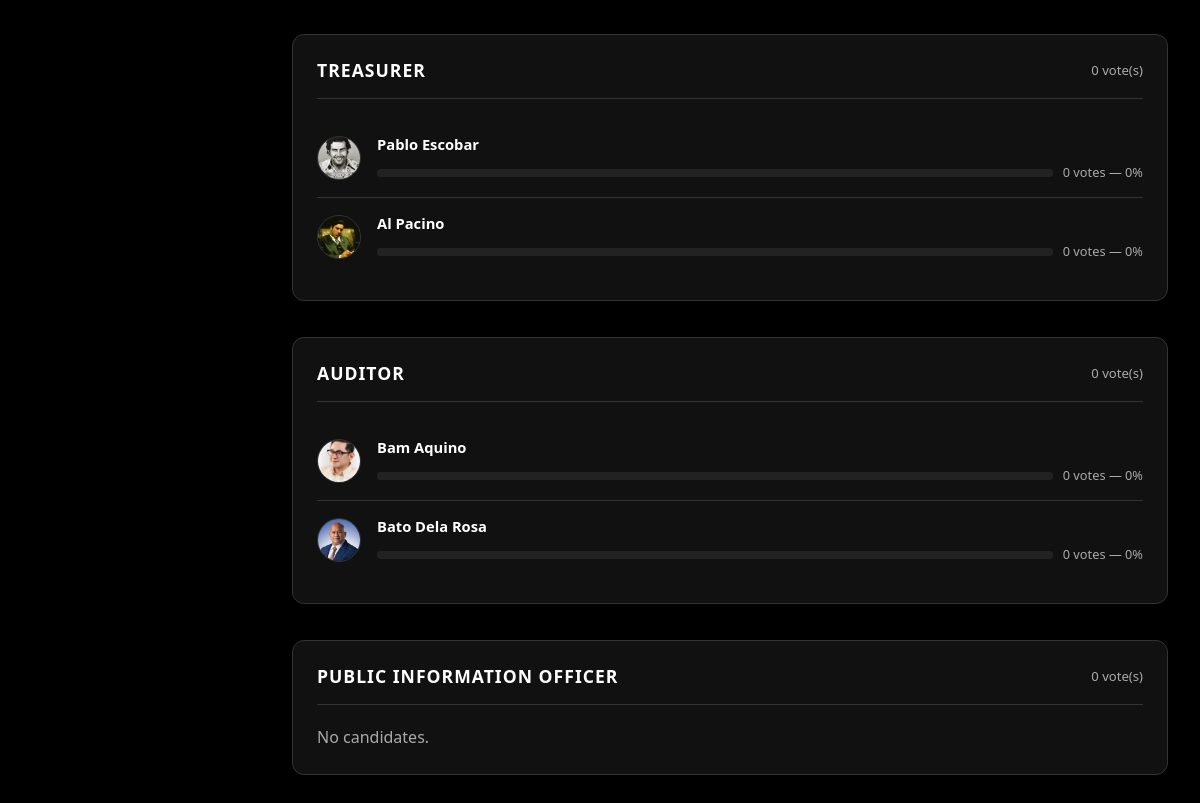
The app's page /admin/results.php (signed in, lower part), older data.
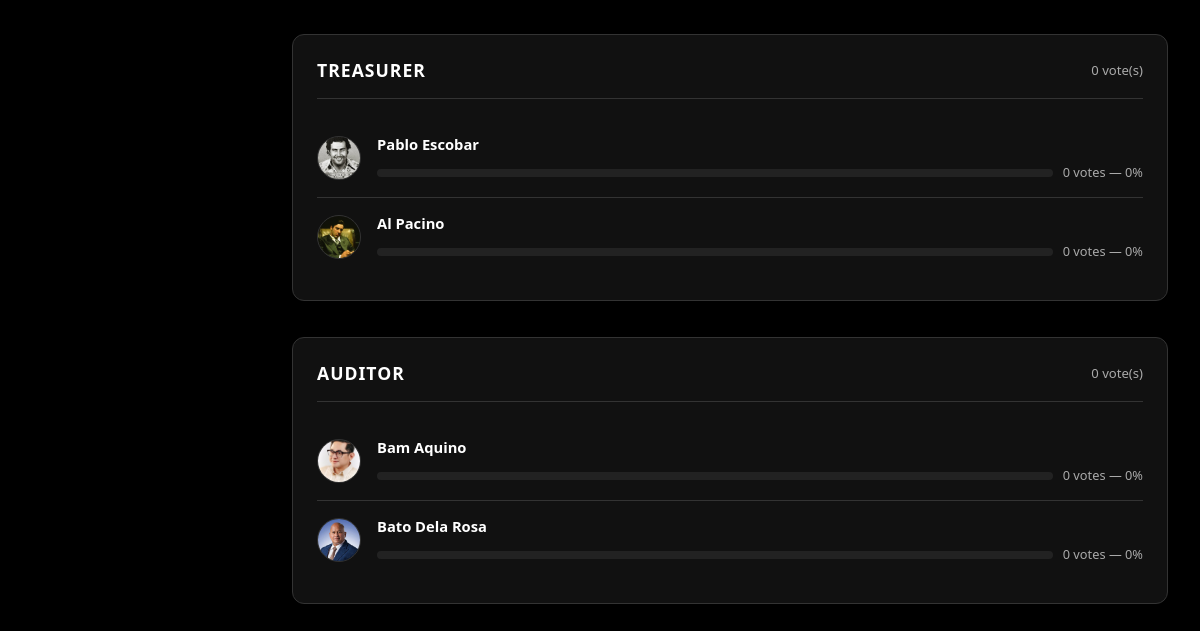
The same page, newer data.
### tables this page shows
CREATE TABLE IF NOT EXISTS positions (
    id INT AUTO_INCREMENT PRIMARY KEY,
    position_name VARCHAR(100) NOT NULL UNIQUE,
    created_at TIMESTAMP DEFAULT CURRENT_TIMESTAMP
);

CREATE TABLE IF NOT EXISTS candidates (
    id INT AUTO_INCREMENT PRIMARY KEY,
    position_id INT NOT NULL,
    first_name VARCHAR(100) NOT NULL,
    last_name VARCHAR(100) NOT NULL,
    photo VARCHAR(255) DEFAULT 'default.png',
    description TEXT,
    created_at TIMESTAMP DEFAULT CURRENT_TIMESTAMP,
    FOREIGN KEY (position_id) REFERENCES positions(id) ON DELETE CASCADE
);

### admin/results.php (the view, shortened to what this page needs)
<?php
require_once '../includes/db.php';
$positions_result = mysqli_query($conn, "SELECT * FROM positions ORDER BY id ASC");
$positions_data = [];
while ($pos = mysqli_fetch_assoc($positions_result)) {
    $pid = $pos['id'];
    $tv_stmt = mysqli_prepare($conn, "SELECT COUNT(*) AS cnt FROM votes WHERE position_id = ?");
    mysqli_stmt_bind_param($tv_stmt, 'i', $pid);
    mysqli_stmt_execute($tv_stmt);
    $tv_row = mysqli_fetch_assoc(mysqli_stmt_get_result($tv_stmt));
    $position_total = $tv_row['cnt'];
    $cstmt = mysqli_prepare($conn, "
        SELECT c.id, c.first_name, c.last_name, c.photo,
               COUNT(v.id) AS vote_count
        FROM candidates c
        LEFT JOIN votes v ON v.candidate_id = c.id AND v.position_id = ?
        WHERE c.position_id = ?
        GROUP BY c.id
        ORDER BY vote_count DESC, c.last_name ASC
    ");
    mysqli_stmt_bind_param($cstmt, 'ii', $pid, $pid);
    mysqli_stmt_execute($cstmt);
    $cres = mysqli_stmt_get_result($cstmt);
    $candidates = [];
    while ($c = mysqli_fetch_assoc($cres)) {
        $c['percentage'] = $position_total > 0 ? round(($c['vote_count'] / $position_total) * 100, 1) : 0;
        $candidates[] = $c;
    }
    $pos['candidates'] = $candidates;
    $pos['total_votes'] = $position_total;
    $positions_data[] = $pos;
}
?>
<!DOCTYPE html>
<html lang="en">
<head>
    <link rel="stylesheet" href="../css/style.css">
</head>
<body>
<div class="admin-wrapper">
    <main class="admin-main">
        <div class="admin-body">
            <?php foreach ($positions_data as $pos): ?>
            <div class="card results-position">
                <div class="card-header">
                    <h3><?= htmlspecialchars($pos['position_name']) ?></h3>
                    <span class="text-muted" style="font-size:0.82rem;"><?= $pos['total_votes'] ?> vote(s)</span>
                </div>
                <?php if (empty($pos['candidates'])): ?>
                    <p class="text-muted">No candidates.</p>
                <?php else: ?>
                    <?php foreach ($pos['candidates'] as $i => $c): ?>
                    <div class="result-candidate">
                        <?php if ($c['photo'] && $c['photo'] !== 'default.png' && file_exists('../uploads/candidates/' . $c['photo'])): ?>
                            <img src="../uploads/candidates/<?= htmlspecialchars($c['photo']) ?>" class="result-candidate-photo" alt="">
                        <?php else: ?>
                            <div class="result-candidate-photo" style="display:flex;align-items:center;justify-content:center;font-size:1.2rem;">👤</div>
                        <?php endif; ?>
                        <div class="result-candidate-info">
                            <div class="result-candidate-name">
                                <?= htmlspecialchars($c['first_name'] . ' ' . $c['last_name']) ?>
                            </div>
                            <div class="result-bar-wrap">
                                <div class="progress"><div class="progress-bar" style="width:<?= $c['percentage'] ?>%"></div></div>
                                <span class="result-votes"><?= $c['vote_count'] ?> votes — <?= $c['percentage'] ?>%</span>
                            </div>
                        </div>
                    </div>
                    <?php endforeach; ?>
                <?php endif; ?>
            </div>
            <?php endforeach; ?>
        </div>
    </main>
</div>
</body>
</html>

Row changes from the older to the newer data that the page shows:
removed positions: position_name "PUBLIC INFORMATION OFFICER", total_votes "0", shows "No candidates."
